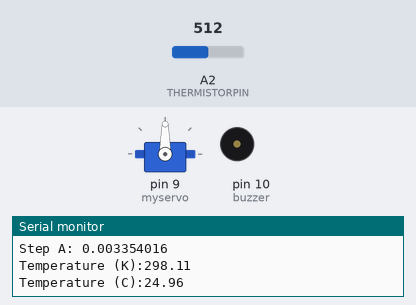
A sketch run on a simulated Arduino Uno, built with avr-gcc and run on an emulated ATmega328P. Shown: servo, buzzer (waves = sounding), the last lines printed to the serial monitor. Inputs (shaded band) come from the test bench; at power-on: A2 (THERMISTORPIN) = 512.

Above: at 5.8 s.
5.9 s: A2 (THERMISTORPIN) set to 668
11.9 s: A2 (THERMISTORPIN) set to 701
At 16.0 s:
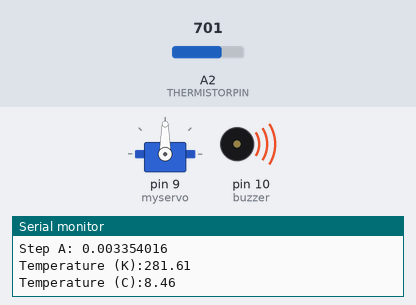
At 21.2 s:
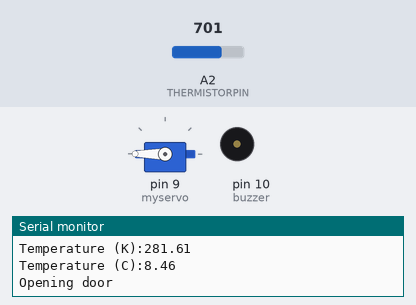
Timing chart, 0 to 65.3 s (numbered marks = the images above; inputs shaded):
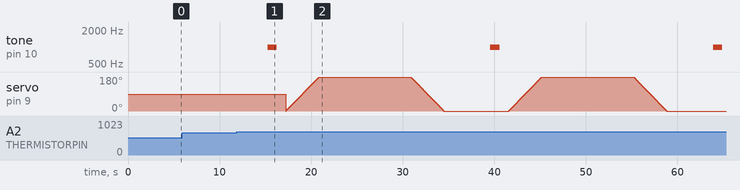

Measured:
- the behaviour switches between 683 and 684 on A2 (THERMISTORPIN) (found by bisection; images 0 and 1)

The sketch:

petDoor.ino
```cpp
// the value of the 'other' resistor
#define SERIESRESISTOR 10000

#include <Servo.h>

Servo myservo;  // create servo object to control a servo

int pos = 0;    // variable to store the servo position

const int buzzer = 10; //buzzer to arduino pin 10


// What pin to connect the sensor to
#define THERMISTORPIN A2
float tempRecip = 0;
float tempK = 0;
float tempC = 0;
#include <math.h>

void setup(void) {
  Serial.begin(9600);
  myservo.attach(9);  // attaches the servo on pin 9 to the servo object
  pinMode(buzzer, OUTPUT); // Set buzzer - pin 9 as an output
}

void loop(void) {

  float reading;
  reading = analogRead(THERMISTORPIN);

  Serial.print("Analog reading ");
  Serial.println(reading);

  // convert the value to resistance
  reading = (1023 / reading)  - 1;     // (1023/ADC - 1)
  reading = SERIESRESISTOR / reading;  // 10K / (1023/ADC - 1)
  Serial.print("Thermistor resistance ");
  Serial.println(reading);

  //convert the resistance to temperature
  float stepA = 0;
  //float stepB = 0;
  float stepC = 0;
  float stepBC = 0;
  stepA = (1/298.15);
  Serial.println("Step A: "+String(stepA,9));
  float stepB = (float)1/3950;
  //Serial.println("TEST: "+String(1/1000,16));
  //Serial.println("Step B: "+String(stepB,16));
  stepBC = reading/10000;
  //Serial.println("Step BC: "+String(stepBC,9));
  stepC = log(stepBC);
  //Serial.println("Step C: "+String(stepC,9));
  tempRecip = stepA+stepB*stepC;
  //Serial.print("1/Temperature:");
 // Serial.println(tempRecip);
  tempK = 1/tempRecip;
  Serial.print("Temperature (K):");
  Serial.println(tempK);
  tempC = tempK - 273.15;
  Serial.print("Temperature (C):");
  Serial.println(tempC);

if(tempC < 10 || tempC > 30){
  tone(buzzer, 1000); // Send 1KHz sound signal...
  delay(1000);         // ...for 1 sec
  noTone(buzzer);     // Stop sound...
  delay(1000);         // ...for 1sec
   Serial.println("Opening door");
  for (pos = 0; pos <= 180; pos += 1) { // goes from 0 degrees to 180 degrees
    // in steps of 1 degree
    myservo.write(pos);              // tell servo to go to position in variable 'pos'
    delay(20);                       // waits 15ms for the servo to reach the position
  }
  delay(10000);
   Serial.println("Closing door");
  for (pos = 180; pos >= 0; pos -= 1) { // goes from 180 degrees to 0 degrees
    myservo.write(pos);              // tell servo to go to position in variable 'pos'
    delay(20);                       // waits 15ms for the servo to reach the position

  }

}

  delay(5000);
}
```
